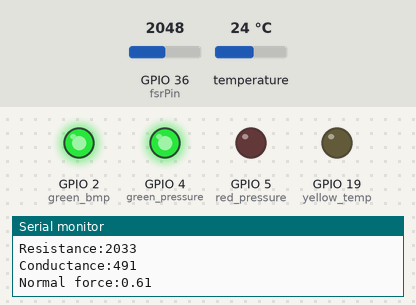
Bench run of a sketch on a simulated ESP32. Parts: output pins drawn as LEDs (lit = HIGH), the last lines printed to the serial monitor. Inputs (shaded band) come from the test bench; at power-on: temperature 24 °C, GPIO 36 (fsrPin) = 2048 (analog values on the 0–4095 scale). WiFi joins after 1.5 s; servers stay silent unless stated; uploads are accepted with an empty reply.

Above: at 5.0 s.
5.1 s: temperature set to 39.8 °C
13.8 s: temperature set to 40.8 °C
At 18.2 s:
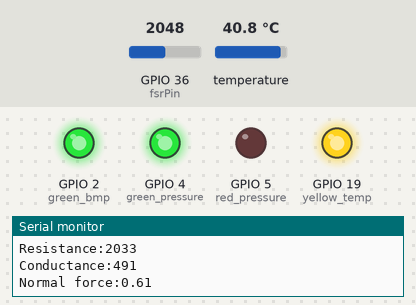
19.0 s: temperature set to 13.7 °C
26.4 s: temperature set to 12 °C
31.6 s: temperature set to 22 °C
39.0 s: temperature set to 23.1 °C
Timing chart, 0 to 43.6 s (numbered marks = the images above; inputs shaded):
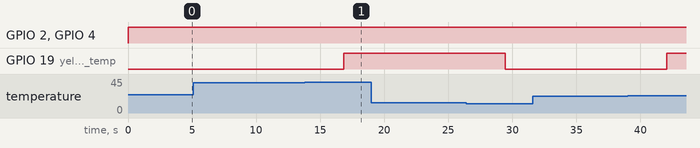

Measured:
- the behaviour switches between 40.1 and 40.2 °C on temperature (found by bisection; images 0 and 1)

The sketch:

sensor_ip_ver2.ino
```cpp
#include <Wire.h>
#include <SPI.h>
#include <Adafruit_BMP280.h>
#include <WiFi.h>
#include <HTTPClient.h>

Adafruit_BMP280 bmp; // I2C
//Adafruit_BMP280 bmp(BMP_CS); // hardware SPI
//Adafruit_BMP280 bmp(BMP_CS, BMP_MOSI, BMP_MISO,  BMP_SCK);

const int fsrPin = 36;          // FSR402 analog pin
int value;
float voltage;
unsigned long resistance = 0;
unsigned long conductance = 0;
float force = 0;

// Data filtering parameters
float previousFilteredT1 = 0;
float alphaT1 = 0.2; // Smoothing factor (0 < alpha < 1) for temperature 1

const int green_bmp = 2;
const int green_pressure = 4;
const int yellow_temp = 19;
const int red_pressure = 5;

const char* ssid = "pohchin_";     // Replace with your Wi-Fi network name
const char* password = "#LOLOLOL"; // Replace with your Wi-Fi network password
String serverHost = "172.20.10.2"; // Replace with your server's IP address
const int serverPort = 3000; // Replace with the server's port if different
const String serverPath = "/data"; // Correct path on your server

bool wifiConnected = false; // Variable to track Wi-Fi connection status

void setup() {
  Serial.begin(115200);
  pinMode(green_bmp, OUTPUT);
  pinMode(green_pressure, OUTPUT);

  pinMode(yellow_temp, OUTPUT);
  pinMode(red_pressure, OUTPUT);

 // Initialize Wi-Fi
  WiFi.begin(ssid, password);
  Serial.println("Connecting to Wi-Fi...");

  wifiConnected = true; // Assume Wi-Fi is connected

  analogReadResolution(12); // Set the resolution to 12 bits (0-4095)
  analogSetAttenuation(ADC_11db); // Set the reference to 3.3V

  while ( !Serial ) delay(100);   // wait for native usb
  Serial.println(F("BMP280 test"));
  unsigned status;
  //status = bmp.begin(BMP280_ADDRESS_ALT, BMP280_CHIPID);
  status = bmp.begin(0x76);
  if (!status) {
    Serial.println(F("Could not find a valid BMP280 sensor, check wiring or "
                      "try a different address!"));
    while (1) delay(10);
  }

  /* Default settings from datasheet. */
  bmp.setSampling(Adafruit_BMP280::MODE_NORMAL,     /* Operating Mode. */
                  Adafruit_BMP280::SAMPLING_X2,     /* Temp. oversampling */
                  Adafruit_BMP280::SAMPLING_X16,    /* Pressure oversampling */
                  Adafruit_BMP280::FILTER_X16,      /* Filtering. */
                  Adafruit_BMP280::STANDBY_MS_500); /* Standby time. */


}

void loop() {
  float temperature = bmp.readTemperature();

  int fsrValue = analogRead(fsrPin);
  int voltage = map(fsrValue, 0 , 2464 , 0 , 5000); //map analog value to obtain V0 in mV

  float filteredT1 = (alphaT1 * temperature) + (1 - alphaT1) * previousFilteredT1;    // Apply smoothing to temperature data
  previousFilteredT1 = filteredT1;

  // Check if BMP280 and FSR402 are working
  if (isnan(temperature)) {
    digitalWrite(green_bmp, LOW); // Turn OFF the BMP LED to indicate an issue
    Serial.println("Temperature not detected");

  } else {
    digitalWrite(green_bmp, HIGH); // Turn ON the BMP LED to indicate it's working
    Serial.print(F("Temperature = "));
    Serial.print(filteredT1);
    Serial.println(" *C");

  if (filteredT1 > 20) {
      digitalWrite(yellow_temp,HIGH);
  } else {
      digitalWrite(yellow_temp, LOW);
    }

  }

  if (isnan(fsrValue)) {
    digitalWrite(green_pressure, LOW); // Turn OFF the BMP LED to indicate an issue
    Serial.println("pressure not detected");
  } else {
    digitalWrite(green_pressure, HIGH); // Turn on the pressure alert LED

    Serial.print("Analog:") ;
    Serial.println(fsrValue);

    resistance = (50e6 / voltage ) - 10000;
    Serial.print("Voltage:");
    Serial.println(voltage);
    Serial.print("Resistance:");
    Serial.println(resistance);

    conductance = 1000000 / resistance; // in microhms
    Serial.print("Conductance:");
    Serial.println(conductance);

    if (conductance <= 1000) {
      force = ( conductance / 80 ) / 9.81;
    } else {
      force = ((conductance - 1000) / 30) / 9.81;
    }

    if (force > 4.1) {
    digitalWrite(red_pressure,HIGH);
    Serial.print("BAD force:");
    Serial.println(force);
  } else {
    digitalWrite(red_pressure,LOW);
    Serial.print("Normal force:");
    Serial.println(force);
  }
  }
  Serial.print("\n");
  delay(2000);

  Serial.print("\n");

  // Send data to the server if Wi-Fi is connected
  if (wifiConnected) {
    sendDataToServer(temperature, force);
  }

  delay(2000);
}

void sendDataToServer(float temperature, float force) {
  HTTPClient http;

  String url = "http://" + String(serverHost) + ":" + String(serverPort)  + String(serverPath);
  url += "?temp=" + String(temperature, 2);
  url += "&press=" + String(conductance);

  /*String postData = "sensor_type=temperature&value=25.01"; // Example data
  http.addHeader("Content-Type", "application/json"); */

  Serial.print("Sending data to server: ");
  Serial.println(url);

  http.begin(url);

  int httpResponseCode = http.GET();

  if (httpResponseCode == 200) {
    Serial.println("Data sent successfully!");
  } else {
    Serial.print("Error sending data. HTTP response code: ");
    Serial.println(httpResponseCode);
  }

  http.end();
}
```
